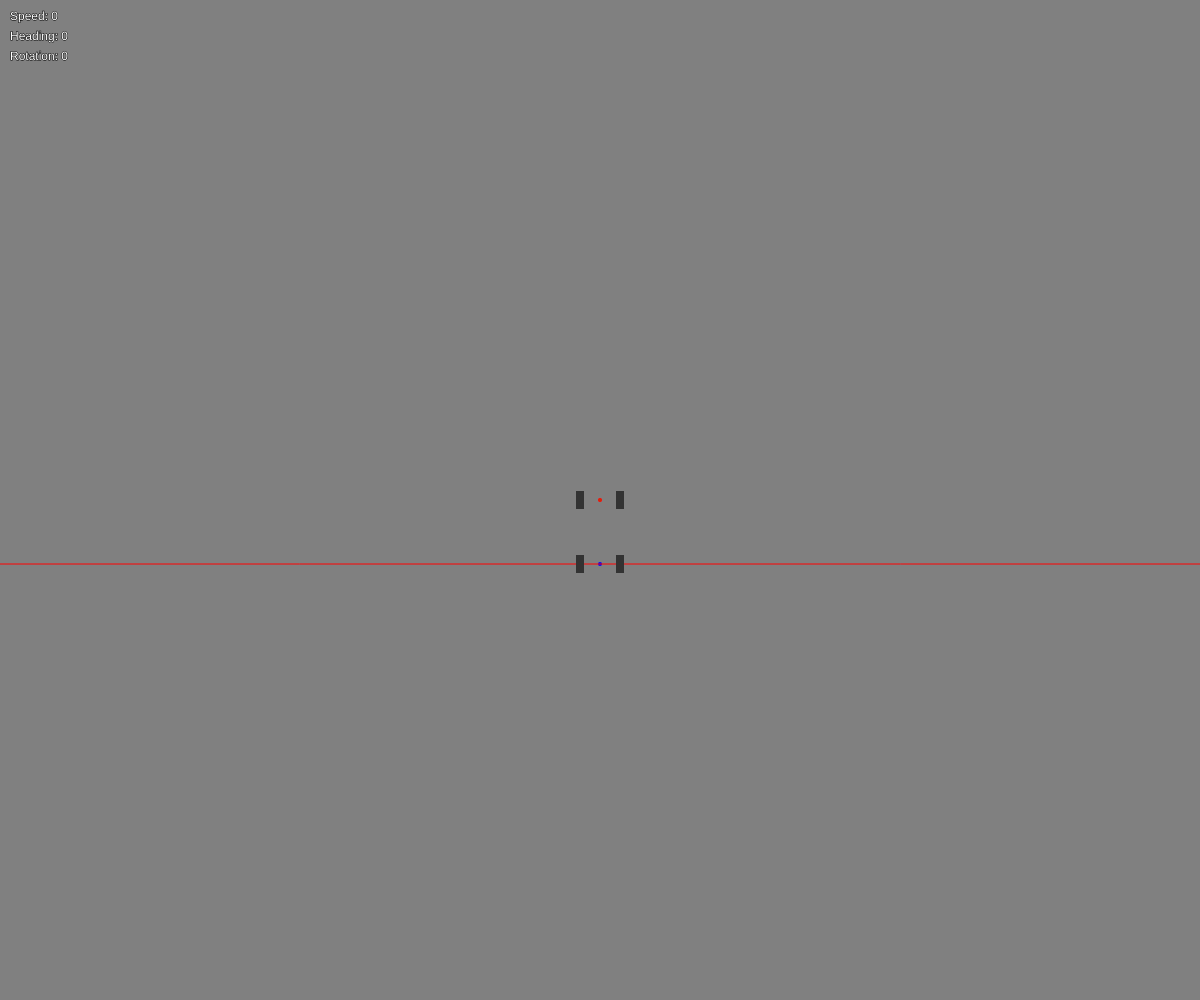
Frame 1 (no input)
Frame 60 (no input): identical to frame 1, image omitted
Frame 120 (the mouse pressed at the canvas centre since frame 60): identical to frame 1, image omitted

The p5.js sketch that drew this single still picture (run headless with seeded random() and noise() and a simulated clock; from frame 60 on, the mouse is pressed at the canvas centre):

// p5.js sketch
// ── sketch.js
const DEBUG = true;

function setup() {
  createCanvas(windowWidth, windowHeight);
  angleMode(DEGREES);
  frameRate(60);
  car = new Car(width / 2, height / 2);
}

function windowResized() {
  resizeCanvas(windowWidth, windowHeight);
}

function draw() {
  background("gray");
  car.update(deltaTime / 1000);
  car.draw();
}

class Vector {
  constructor(x, y) {
    this.x = x;
    this.y = y;
  }

  set(x, y) {
    this.x = x;
    this.y = y;
    return this;
  }

  static constrainDistance(a, b, length, iterations = 5) {
    for (let i = 0; i < iterations; i++) {
      const dx = a.x - b.x;
      const dy = a.y - b.y;

      const d = Math.hypot(dx, dy);
      const p = (length - d) / d / 2;

      const ox = dx * p;
      const oy = dy * p;

      b.x -= ox;
      b.y -= oy;
      a.x += ox;
      a.y += oy;
    }
  }

  dot(a, b) {
    return a.x * b.x + a.y * b.y;
  }

  get length() {
    return Math.hypot(this.x, this.y);
  }

  normalize() {
    const length = this.length;
    this.x /= length;
    this.y /= length;
    return this;
  }

  static drawLineEquation(
    origin,
    normal,
    length = 100 // max(windowWidth, windowHeight)
  ) {
    const ax = origin.x + normal.y * length;
    const ay = origin.y - normal.x * length;
    const bx = origin.x - normal.y * length;
    const by = origin.y + normal.x * length;
    line(ax, ay, bx, by);
  }

  static drawLineAlongNormal(
    origin,
    normal,
    length = 100 // max(windowWidth, windowHeight)
  ) {
    const ax = origin.x + normal.y * length;
    const ay = origin.y + normal.x * length;
    const bx = origin.x - normal.y * length;
    const by = origin.y - normal.x * length;
    line(ax, ay, bx, by);
  }

  static sub(a, b, out = new Vector(0, 0)) {
    out.x = a.x - b.x;
    out.y = a.y - b.y;
    return out;
  }
}

const tmpv0 = new Vector(0, 0);
const tmpv1 = new Vector(0, 0);
const tmpv2 = new Vector(0, 0);
const tmpv3 = new Vector(0, 0);

class Wheel {
  constructor(x, y, offset = 0, width = 8, height = 18) {
    this.position = new Vector(x, y);
    this.offset = offset;
    this.height = height;
    this.width = width;
  }

  draw(angle) {
    push();
    rectMode(CENTER);
    noStroke();
    fill("#333");
    translate(this.position.x, this.position.y);
    rotate(angle);
    rect(this.offset, 0, this.width, this.height);
    pop();
  }
}

class Car {
  constructor(x, y, length = 64) {
    this.length = length;
    this.position = new Vector(x, y);
    this.speed = 0;
    this.heading = -90;
    this.velocity = new Vector(0, 0);
    this.trailer = new Vector(x, y + length);
    this.rotation = 0;
    this.wheels = [
      [new Wheel(-16, 0, -4), new Wheel(+16, 0, +4)],
      [new Wheel(-16, 0, -4), new Wheel(+16, 0, +4)],
    ];
  }

  update(dt) {
    // if (mouseIsPressed) {
    //   this.position.x = mouseX;
    //   this.position.y = mouseY;
    //   // this.trailer.x = mouseX;
    //   // this.trailer.y = mouseY + this.length;
    // }

    if (keyIsDown(UP_ARROW)) {
      this.speed += 10;
    }

    if (keyIsDown(DOWN_ARROW)) {
      this.speed -= 10;
    }

    this.speed *= 0.99;
    this.speed = constrain(this.speed, -300, 500);

    this.heading += 90;
    {
      if (keyIsDown(LEFT_ARROW)) {
        this.heading -= 5;
      }

      if (keyIsDown(RIGHT_ARROW)) {
        this.heading += 5;
      }

      this.heading *= 0.9;
      this.heading = constrain(this.heading, -60, 60);
    }
    this.heading -= 90;

    this.velocity.x = cos(this.heading + this.rotation) * this.speed;
    this.velocity.y = sin(this.heading + this.rotation) * this.speed;

    this.position.x += this.velocity.x * dt;
    this.position.y += this.velocity.y * dt;

    Vector.constrainDistance(this.position, this.trailer, this.length);

    const dx = this.trailer.x - this.position.x;
    const dy = this.trailer.y - this.position.y;

    this.rotation = atan2(dy, dx) - 90;
  }

  draw() {
    const { position, rotation, trailer, heading, length, speed, wheels } =
      this;

    if (DEBUG) {
      noStroke();

      fill(255, 0, 0);
      ellipse(position.x, position.y, 4, 4);

      fill(0, 0, 255);
      ellipse(trailer.x, trailer.y, 4, 4);

      stroke(0, 255, 0);
      noFill();

      push();
      translate(position.x, position.y);
      rotate(heading + rotation);
      line(0, 0, length * (speed / 1000), 0);
      pop();
    }

    const wheelAngle = heading + 90;
    const activeWheel = approx(wheelAngle, 0) ? -1 : wheelAngle < 0 ? 0 : 1;

    const normal = Vector.sub(position, trailer, tmpv0);

    if (DEBUG) {
      stroke(255, 0, 0);
      noFill();

      Vector.drawLineEquation(trailer, normal);
    }

    if (activeWheel !== -1) {
      const wheel = wheels[0][activeWheel];
      const px = wheel.position.x;
      const py = wheel.position.y;
      const cr = cos(rotation);
      const sr = sin(rotation);
      const x = px * cr - py * sr;
      const y = px * sr + py * cr;
      const a = rotation + wheelAngle;
      const ca = cos(a);
      const sa = sin(a);
      const o = wheel.offset;
      const ox = 100 * ca * Math.sign(o);
      const oy = 100 * sa * Math.sign(o);

      const wheelNormal = tmpv1.set(ox, oy);
      const wheelPosition = tmpv2.set(position.x + x, position.y + y);

      if (DEBUG) {
        noFill();
        stroke(255, 255, 0);
        // Vector.drawLineAlongNormal(wheelPosition, wheelNormal);

        fill(0, 255, 255);
        noStroke();
        ellipse(position.x + x, position.y + y, 2, 2);
        ellipse(position.x + x + ox, position.y + y + oy, 2, 2);
      }
    }

    this.drawWheels(activeWheel, wheels[0], position, wheelAngle);
    this.drawWheels(-1, wheels[1], trailer, 0);

    if (DEBUG) {
      stroke(0);
      fill(255);

      text("Speed: " + speed.toFixed(0), 10, 20);
      text("Heading: " + (heading + 90).toFixed(0), 10, 40);
      text("Rotation: " + rotation.toFixed(0), 10, 60);
    }
  }

  drawWheels(active, wheels, axel, angle) {
    for (let i = 0; i < wheels.length; i++) {
      const wheel = wheels[i];
      this.drawWheel(wheel, axel, active === i ? angle : 0);
    }
  }

  drawWheel(wheel, axel, angle) {
    push();
    translate(axel.x, axel.y);
    rotate(this.rotation);
    wheel.draw(angle);
    pop();
  }
}

function approx(a, b, threshold = 0.1) {
  return Math.abs(a - b) < threshold;
}
